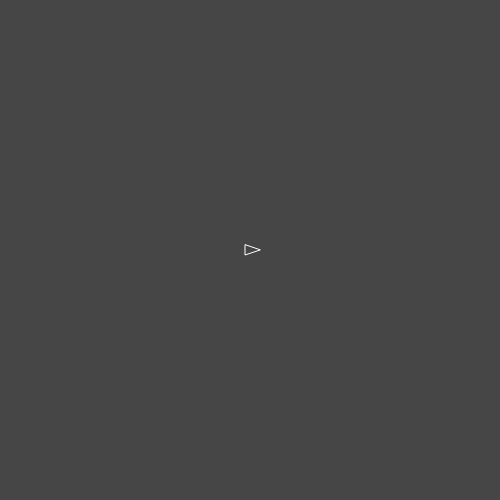
Frame 1 (no input)
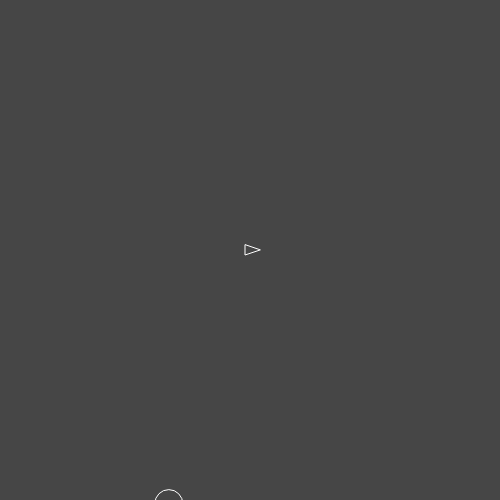
Frame 60 (no input)
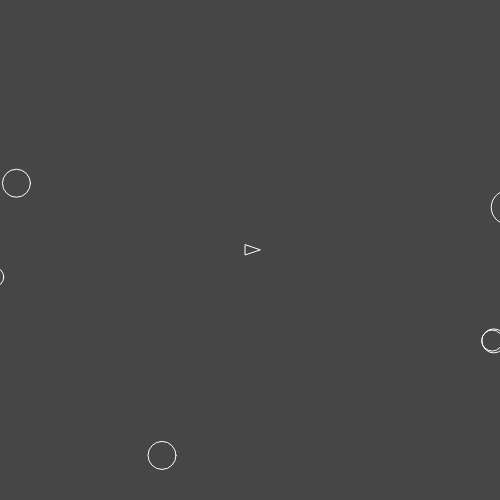
Frame 120 (the mouse pressed at the canvas centre since frame 60)

The p5.js sketch that drew these frames (run headless with seeded random() and noise() and a simulated clock; from frame 60 on, the mouse is pressed at the canvas centre):

// p5.js sketch
// ── sketch.js
/*
TODO:
    - Delete the shots if it past the width or height
*/
let ship

let shots = []
let asteroids = []

function setup() {
    createCanvas(500, 500)
    angleMode(DEGREES)

    ship = new Ship()
}

function draw() {

    background(70)
    translate(width / 2, height / 2)

    ship.show()
    ship.rotate()
	ship.move()

    if (asteroids.length < 20) {
        let asteroid = new Asteroid(floor(random(20, 40)))
		asteroid.pickLocation()
        asteroids.push(asteroid)
    }


    asteroids.forEach((aster, index) => {
        aster.show()
        aster.update()

        if (ship.death(aster)) {
			console.log('You died!')
            noLoop()
        }

        let d = dist(aster.pos.x, aster.pos.y, 0, 0)

        if (d > width) {
            asteroids.splice(index, 1)
        }

        shots.forEach((element, index2) => {
            if (element.hits(aster.pos.x, aster.pos.y, aster.size / 2)) {
                asteroids.splice(index, 1)
                shots.splice(index2, 1)

                if (aster.size > 10) {
                    let new1 = new Asteroid(aster.size / 2, aster.pos.x, aster.pos.y)
                    let new2 = new Asteroid(aster.size / 2, aster.pos.x, aster.pos.y)

                    asteroids.push(new1)
                    asteroids.push(new2)
                }
            }
        })
    })

    shots.forEach((element, index) => {
        element.show()
        element.update()

        let d = dist(element.pos.x, element.pos.y, 0, 0)

        if (d > width) {
            shots.splice(index, 1)
        }
    })

}

function keyPressed() {
    if (keyCode === 32) {
        let shot = new Shot(ship.angle, ship.pos)
        shots.push(shot)
    }
}

// ── asteroid.js
class Asteroid {
	constructor (size, x, y) {
		this.velocity = createVector(random(-1, 1), random(-1, 1))
		this.size = size
		if (x && y) {
			this.pos = createVector(x, y)

		}
	}

	pickLocation () {
		if (!this.pos) {
			let position = floor(random(0, 4))
			let posX, posY

			if (position === 0) {
				posX = floor(random((-width/2), (width/2)))
				posY = floor(random((-height/2)-30, (-height/2)-90))
			} else if (position === 1) {
				posX = floor(random((width/2)+30, (width/2)+90))
				posY = floor(random((-height/2), (height/2)))
			} else if (position === 2) {
				posX = floor(random((-width/2), (width/2)))
				posY = floor(random((height/2)+30, (height/2)+90))
			} else if (position === 3) {
				posX = floor(random((-width/2)-30, (-width/2)-90))
				posY = floor(random((-height/2), (height/2)))
			}

			this.pos = createVector(posX, posY)
		}
	}

	show () {

		push()
		noFill()
		stroke(255)
		ellipse(this.pos.x, this.pos.y, this.size)
		pop()

	}

	update () {
		this.pos.x += this.velocity.x
		this.pos.y += this.velocity.y
	}
}

// ── player.js
class Player {
	constructor() {
		this.name = ""
		this.score = 0
	}

	scoreUp(aster) {
		if (aster.size > 30)
			this.score += 25
		else if (aster.size > 20)
			this.score += 50
		else
			this.score += 100
	}
}

// ── ship.js
class Ship {
	constructor() {
		this.angle = 0
		this.pos = createVector(0, 0)
	}

	death(asteroid) {
		// TODO:
		//    - Death animation
		//    - Find and fix some bugs

		let d = dist(this.pos.x, this.pos.y, asteroid.pos.x, asteroid.pos.y)

		if (d < asteroid.size/2) return true

		return false
	}

	rotate() {
		if (keyIsDown(LEFT_ARROW) || keyIsDown(65)) {
				this.angle += 3
		} else if (keyIsDown(RIGHT_ARROW) || keyIsDown(68)) {
				this.angle -= 3
		}

		if (this.angle === 360) {
				this.angle = 0
		} else if (this.angle === -360) {
				this.angle = 0
		}
	}

	move() {
		this.velocity = createVector(cos(this.angle), sin(this.angle))

		if (keyIsDown(UP_ARROW)) {
			this.pos.x += this.velocity.x
			this.pos.y += this.velocity.y
		} else if (keyIsDown(DOWN_ARROW)) {
			this.pos.x -= this.velocity.x
			this.pos.y -= this.velocity.y
		}

	}

	show() {

		push()
		noFill()
		stroke(255)
		translate(this.pos.x, this.pos.y)
		rotate(this.angle)
		rectMode(CENTER)
		triangle(10, 0, -5, 5, -5, -5)
		pop()
	}
}

// ── shot.js
class Shot {
    constructor(angle, origin) {
        this.pos = createVector(origin.x, origin.y)
        this.velocity = createVector(cos(angle), sin(angle))
    }

    hits(asteroidX, asteroidY, asteroidSize) {
        let distance = dist(this.pos.x, this.pos.y, asteroidX, asteroidY)

        if (distance < asteroidSize) {
            return true
        } else {
            return false
        }
    }

    show() {
			push()
			noStroke()
			fill(255)
			ellipse(this.pos.x, this.pos.y, 5)
			pop()
    }

    update() {
        this.velocity.setMag(5)
        this.pos.x += this.velocity.x
        this.pos.y += this.velocity.y
    }
}
